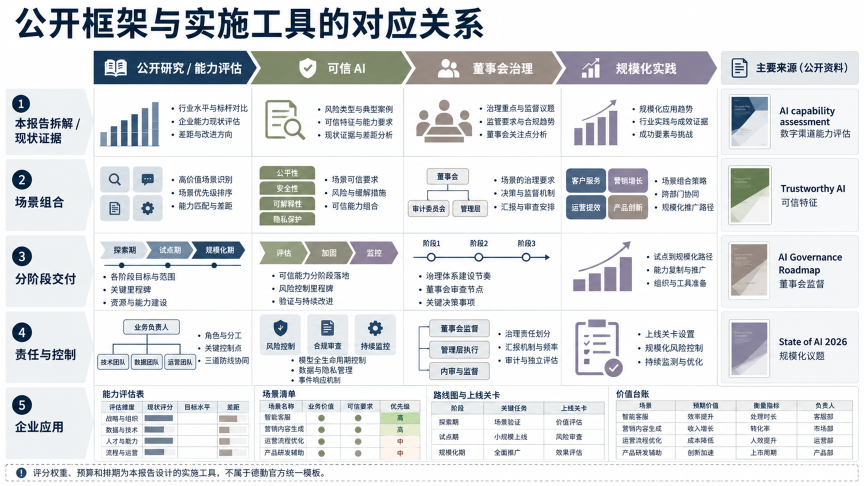
#> input picture docs/框架与实施工具/002-框架与实施工具.png, 1728 x 972 px, found by its file name (shown at 1/2 size)
$ python crop_detail.py
#> lines starting #> are read from the running program, lines starting #| are printed output that depends on the picture
#!/usr/bin/env python3
"""裁剪关键小块（高倍放大）"""
from PIL import Image

img = Image.open('/home/z/my-project/upload/002-框架与实施工具.png').convert('RGB')
#> img is the input picture: PIL image 1728x972 RGB; mean R, G, B 221.4, 224, 226.6

crops = [
    ("z_r3c1_phases", 189, 466, 503, 560, 3.0),   # 行3col1 阶段chevron
    ("z_r3c2_phases", 505, 466, 806, 560, 3.0),   # 行3col2 评估/加固/监控
    ("z_r2c1_icons",  189, 313, 503, 466, 2.5),   # 行2col1 图标tile
    ("z_r2c2_pills",  505, 313, 806, 466, 2.5),   # 行2col2 绿pill
    ("z_r2c3_org",    808, 313, 1121, 466, 2.5),  # 行2col3 组织架构
    ("z_r2c4_pills",  1124, 313, 1433, 466, 2.5), # 行2col4 场景pill
    ("z_r5_tables",   189, 745, 1716, 924, 1.5),  # 底部表格
    ("z_footer",      20, 920, 900, 972, 2.0),    # 底部注释
    ("z_r1c1",        189, 169, 503, 313, 2.5),   # 行1col1
    ("z_r4c2",        505, 620, 806, 771, 2.5),   # 行4col2 三卡
    ("z_r4c3",        808, 620, 1121, 771, 2.5),  # 行4col3
    ("z_r1_head",     186, 96, 1728, 170, 1.4),   # 顶部chevron完整
]
for name, x1, y1, x2, y2, z in crops:
    c = img.crop((x1, y1, x2, y2))
    c = c.resize((int(c.width*z), int(c.height*z)), Image.LANCZOS)
    c.save(f'/home/z/my-project/scripts/{name}.png')
    print(name, c.size)
#> this loop made 12 passes
#> pass 1, `c = img.crop((x1, y1, x2, y2))`:
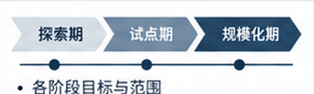
#> c: PIL image 314x94 RGB; mean R, G, B 201.4, 209.4, 217.4
#> pass 1, `c = c.resize((int(c.width*z), int(c.height*z)), Image.LANCZOS)`:
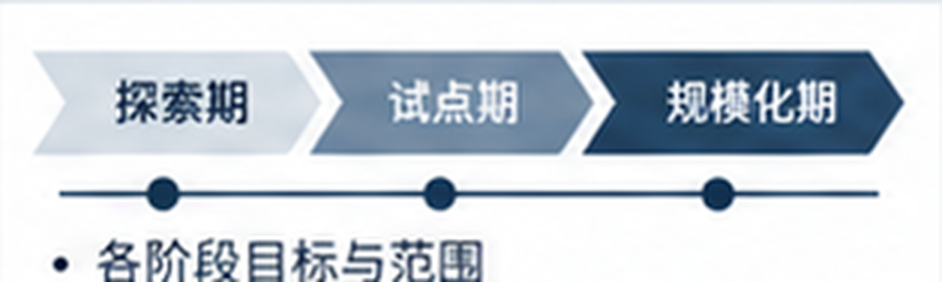
#> c: PIL image 942x282 RGB; mean R, G, B 201.3, 209.3, 217.3
#> pass 2, `c = img.crop((x1, y1, x2, y2))`:
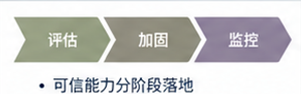
#> c: PIL image 301x94 RGB; mean R, G, B 204.5, 204.4, 202.9
#> pass 2, `c = c.resize((int(c.width*z), int(c.height*z)), Image.LANCZOS)`:
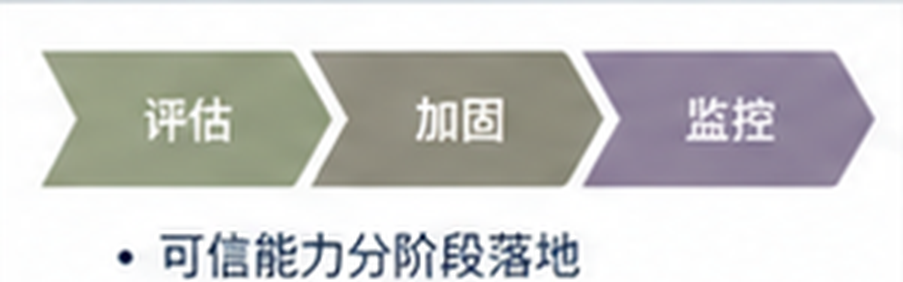
#> c: PIL image 903x282 RGB; mean R, G, B 204.4, 204.3, 202.8
#> after the loop:
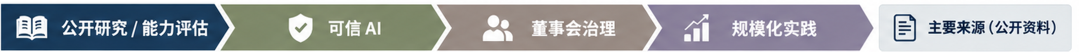
#> c: PIL image 2158x103 RGB (shown at 1/2 size); mean R, G, B 154.8, 159.5, 163.7
